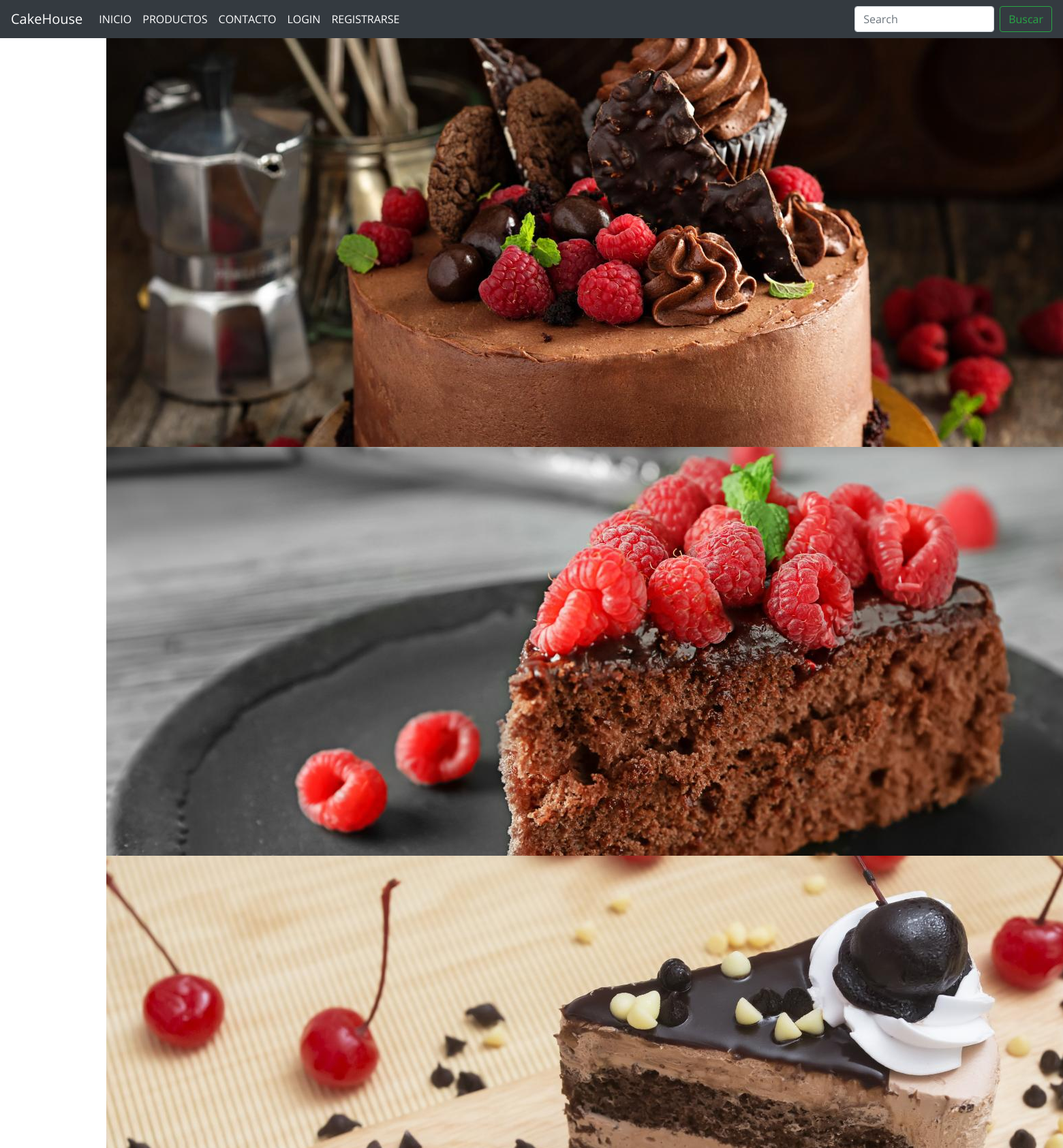
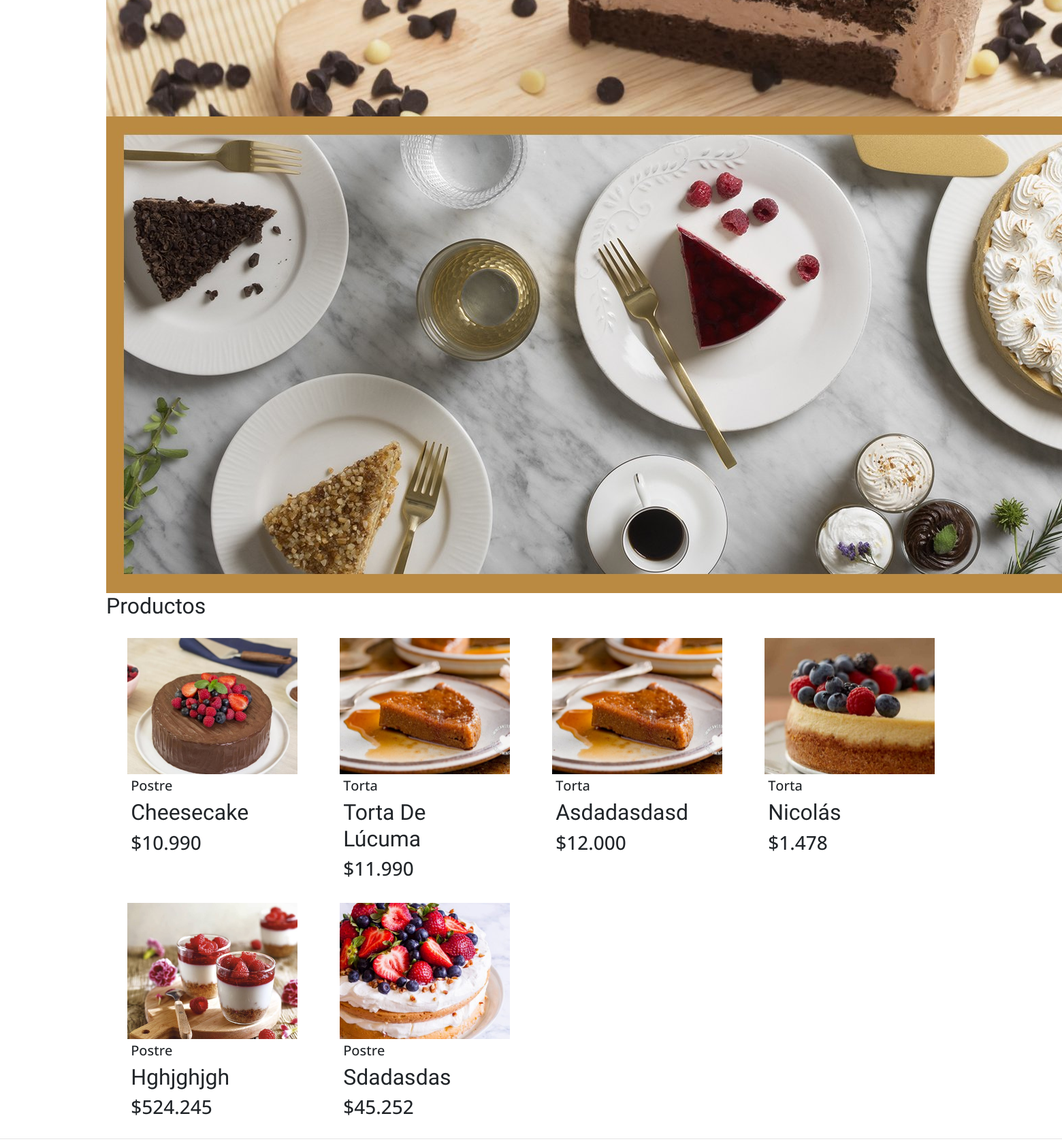
The page / (upper part) on the database its author committed (2 pictures, top to bottom).
### app/models.py (models this page shows, shortened)
class Producto(models.Model):
    nombre = models.CharField(max_length=50)
    precio = models.IntegerField()
    descripcion = models.TextField()
    tipo = models.ForeignKey(Tipo, on_delete=models.PROTECT)
    fecha_fabricacion = models.DateField()
    image = models.ImageField(upload_to="productos", null=True)

class Tipo(models.Model):
    nombre = models.CharField(max_length=50)
    def __str__(self):
        return self.nombre

### app/views.py (the view)
# urls.py: path('', home, name="home"),
def home(request):
    productos = Producto.objects.all()
    data = {'productos': productos}
    return render(request, 'app/home.html', data)

### app/templates/app/home.html (shortened to what this page needs)
{% extends 'app/base.html' %}
{% load static %}
{% block css %}
<link rel="stylesheet" href="https://cdn.jsdelivr.net/bxslider/4.2.12/jquery.bxslider.css">
{% endblock %}
{% block contenido %}
<div class="slider">
    <div>
        <img src="{% static 'app/img/banner/pastel.jpg' %}" alt="">
    </div>
    <div>
        <img src="{% static 'app/img/banner/pastel2.jpg' %}" alt="">
    </div>
    <div>
        <img src="{% static 'app/img/banner/pastel3.jpg' %}" alt="">
    </div>
    <div>
        <img src="{% static 'app/img/banner/pastel4.jpg' %}" alt="">
    </div>
</div>
{% load humanize %}
<h2>Productos</h2>
<div class="productos">
    {% for p in productos %}
    <div class="producto">
        <div class="contenedor_producto">
            {% if p.image %}
            <img src="{{ p.image.url }}" alt="imagen producto">
            {% endif %}
            <div class="detalle">
                <h5>{{ p.tipo | capfirst }}</h5>
                <h2>{{ p.nombre | title }}</h2>
                <h3>${{ p.precio | intcomma }}</h3>
            </div>
        </div>
    </div>
    {% endfor %}
</div>
{% endblock %}

### app/static/app/css/estilos.css (style rules this page uses)
* { margin:0; padding:0; }
body { background-color: rgb(255, 255, 255); font-family: 'Open Sans', sans-serif; }
h1,h2 { font-family: 'Balsamiq Sans', cursive; }
.productos { display: flex; flex-wrap: wrap; }
.producto { width: 25%; margin-top: 20px; }
.producto img { width: 100%; height: 200px; object-fit: cover; }
.producto .detalle { padding: 5px; }
.producto .contenedor_producto { background-color: white; width: 80%; margin: auto; }

### rows shown on the page
Producto: image (picture), tipo "Postre", nombre "Cheesecake", precio "10.990"
Producto: image (picture), tipo "Torta", nombre "Torta De Lúcuma", precio "11.990"
Producto: image (picture), tipo "Torta", nombre "Asdadasdasd", precio "12.000"
Producto: image (picture), tipo "Torta", nombre "Nicolás", precio "1.478"
Producto: image (picture), tipo "Postre", nombre "Hghjghjgh", precio "524.245"
Producto: image (picture), tipo "Postre", nombre "Sdadasdas", precio "45.252"
